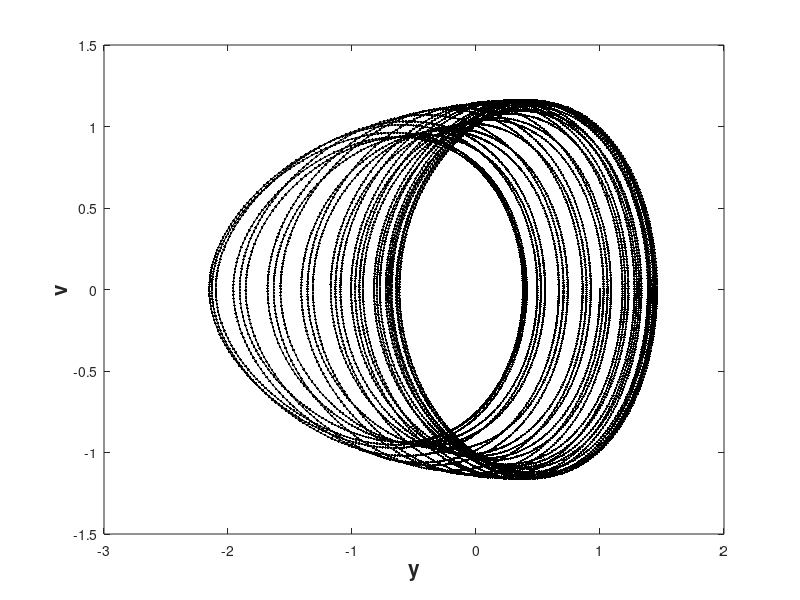
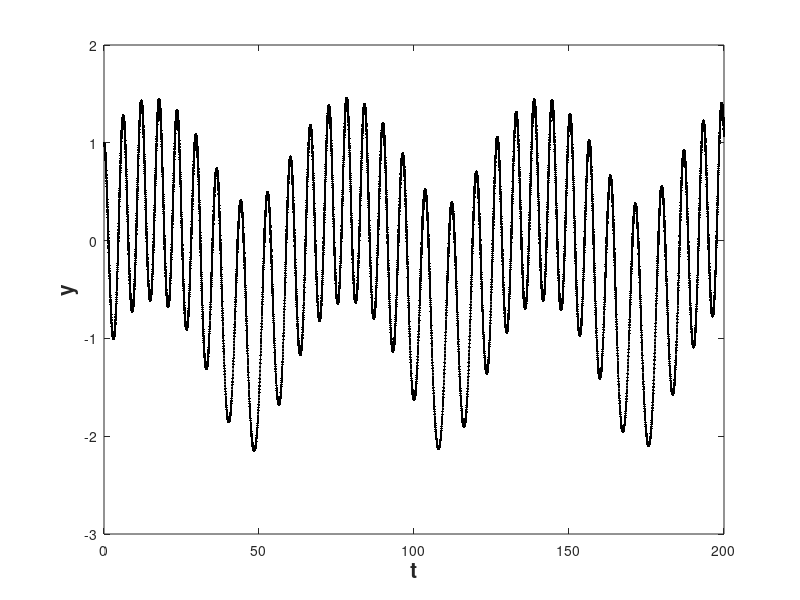

Source code (MATLAB) for these figures, in order:
clear all; clc; close all
% sys=inline(’[2*x(1)+x(2);x(1)+2*x(2)]’,’t’, ’x’);
%region-1
%ic = 1;
    sys = @(t, x)[x(2);  0.55*sin(0.1*t)-x(1)-0.25*(x(1)^2)];
    tspan=[0 200];
    options = odeset('RelTol',1e-8,'AbsTol',1e-10);
    %[ts,xs] = ode45(sys,0:0.001:20,[1 0], options);
    [ts,xs] = ode45(sys,tspan,[1 0], options);
    figure(1); 
    plot(xs(:,1), xs(:,2), '.-k')
    fsize=15;
    xlabel('\bf{y}','FontSize',fsize)
    ylabel('\bf{v}','FontSize',fsize)
    figure(2);
    plot(ts,xs(:,1), '.-k')
    fsize = 15;
    xlabel('\bf{t}','FontSize',fsize)
    ylabel('\bf{y}','FontSize',fsize)
    %ic = ic+1;
    


